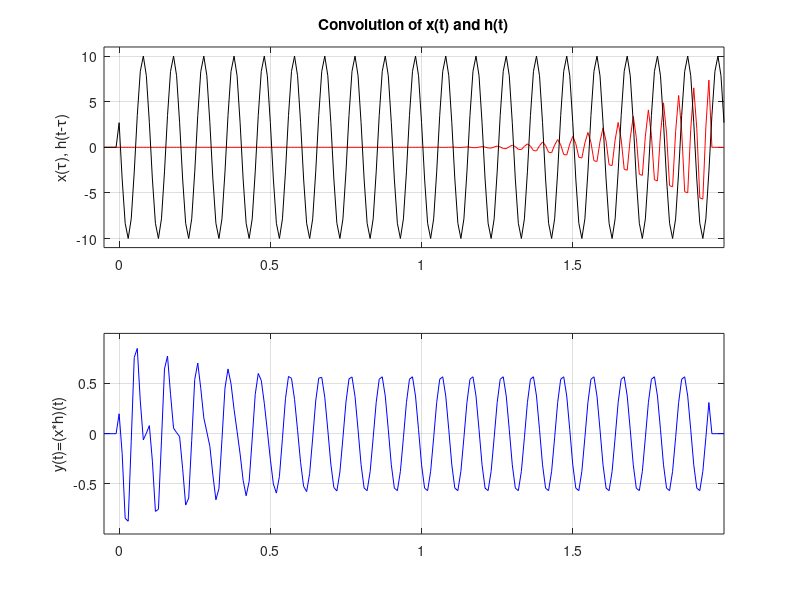

MATLAB code to generate this figure:
%%
%  Example 13
%  Simulation of Convolution
%%
clear all; clf
Ts=0.01; Tend=2; t=0:Ts:Tend;
x=10*cos(20*pi*t+pi*(rand(1,1)-0.5));     % input signal
%x=y;
h=20*exp(-10.^t).*cos(40*pi*t);		% impulse response
% approximate convolution integral
y=Ts*conv(x,h);
M=length(x);
figure(1)
x1=[zeros(1,5) x(1:M)];
z=y(1);y1=[zeros(1,5) z zeros(1,M-1)];
t0=-5*Ts:Ts:Tend;
for k=0:M-6,
 h0=fliplr(h);
 h1=[h0(M-k-5:M) zeros(1,M-k-1)];
 subplot(211)
 plot(t0,h1,'r')
 hold on
 plot(t0,x1,'k')
 title('Convolution of x(t) and h(t)')
 ylabel('x(\tau), h(t-\tau)'); grid; axis([min(t0) max(t0) 1.1*min(x) 1.1*max(x)])
 hold off
 subplot(212)
 plot(t0,y1,'b')
 ylabel('y(t)=(x*h)(t)'); grid; axis([min(t0) max(t0) 0.1*min(x) 0.1*max(x)])
 z=[z y(k+2)];
 y1=[zeros(1,5) z zeros(1,M-length(z))];
 pause(0.2)
end  
